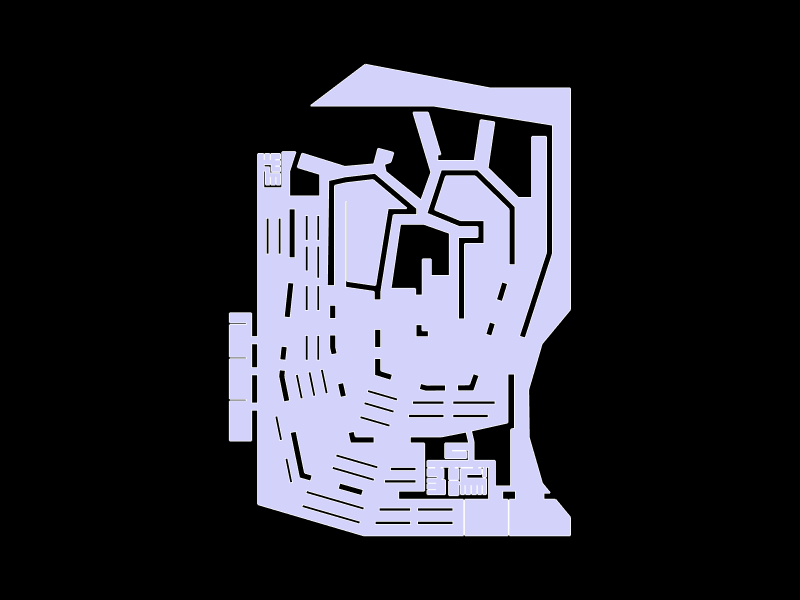

This figure's notebook cell:
### Markdown cell above
## 6. Show the geometry

### Code cell
Topology.Show(gallery,
              camera=[0,0,6],
              faceColor=[210,210,250],
              faceOpacity=1,
              edgeColor="white",
              edgeWidth=3,
              showVertices=False,
              backgroundColor="black",
              width=800,
              height=600,
              renderer = renderer)

### Figure 1 — Plotly figure (JSON) as saved in the notebook; plotly's stock layout.template omitted (floating-point values rounded to 4 significant figures; data arrays with more than 128 entries replaced by an {"elided": "..."} marker saying what was removed)
{"data": [{"hoverinfo": "text", "legendgroup": "2", "legendrank": 2, "line": {"color": "white", "dash": "solid", "width": 3}, "marker": {"size": 0}, "mode": "lines", "name": "1: Untitled (Edges)", "showlegend": false, "text": "", "type": "scatter3d", "x": {"elided": "5088 float values"}, "y": {"elided": "5088 float values"}, "z": {"elided": "5088 int values"}}, {"cmax": 1, "cmin": 0, "color": "#D2D2FA", "colorscale": [[0, "#440154"], [0.1111, "#482878"], [0.2222, "#3e4989"], [0.3333, "#31688e"], [0.4444, "#26828e"], [0.5556, "#1f9e89"], [0.6667, "#35b779"], [0.7778, "#6ece58"], [0.8889, "#b5de2b"], [1, "#fde725"]], "flatshading": true, "hoverinfo": "text", "hovertext": "", "i": {"elided": "612 int values"}, "j": {"elided": "612 int values"}, "k": {"elided": "612 int values"}, "legendgroup": "3", "legendrank": 3, "lighting": {"facenormalsepsilon": 0}, "name": "1: Untitled (Faces)", "opacity": 1, "showlegend": false, "showscale": false, "text": "", "type": "mesh3d", "x": {"elided": "504 float values"}, "y": {"elided": "504 float values"}, "z": {"elided": "504 int values"}}], "layout": {"autosize": true, "height": 600, "margin": {"b": 40, "l": 40, "r": 40, "t": 40}, "paper_bgcolor": "#000000", "plot_bgcolor": "#000000", "scene": {"aspectmode": "data", "camera": {"center": {"x": 0, "y": 0, "z": 0}, "eye": {"x": 0, "y": 0, "z": 6}, "projection": {"type": "perspective"}, "up": {"x": 0, "y": 1, "z": 0}}, "xaxis": {"visible": false}, "yaxis": {"visible": false}, "zaxis": {"visible": false}}, "showlegend": true, "width": 800, "xaxis": {"showgrid": false, "visible": false, "zeroline": false}, "yaxis": {"showgrid": false, "visible": false, "zeroline": false}}}
